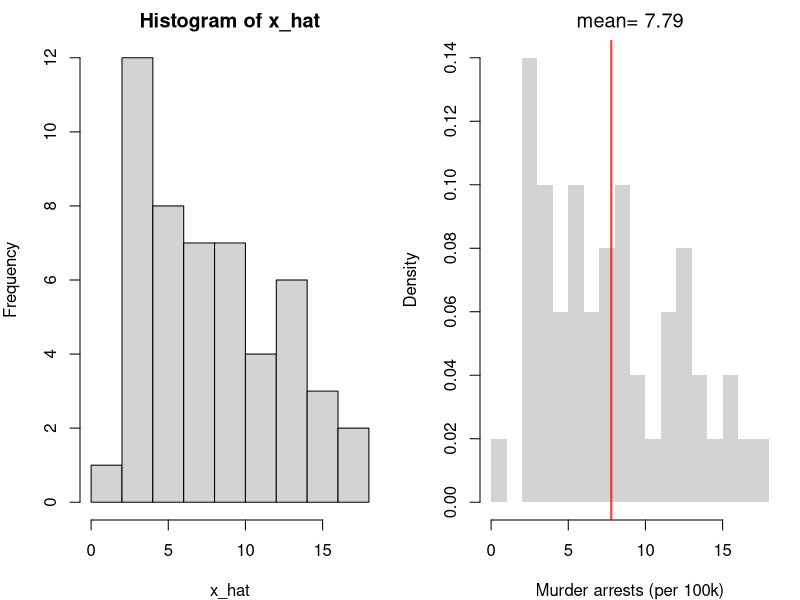
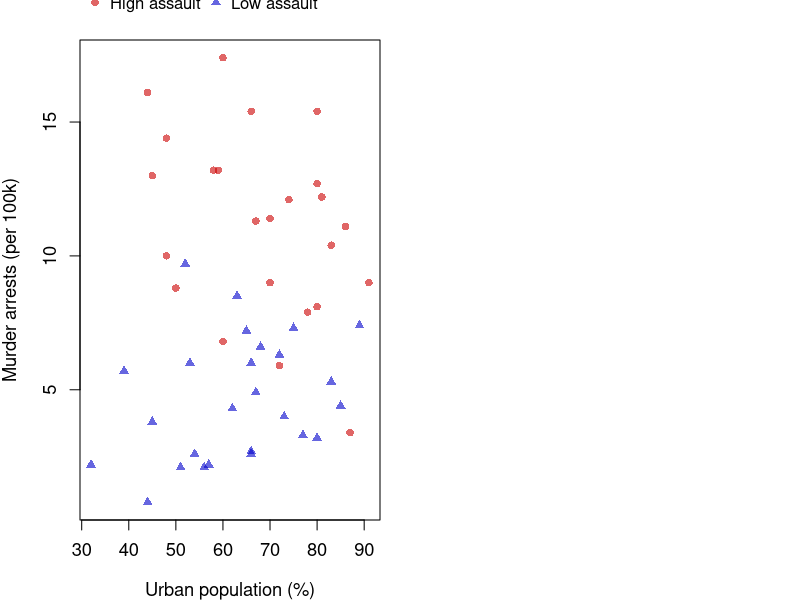

Source code (R) for these figures, in order:
## ---- chunk 1
x_hat <- USArrests[,'Murder']
par(mfrow=c(1,2), mar=c(4, 4, 2, 1))

# Default settings
hist(x_hat)

# House style
hist(x_hat, breaks=15, border=NA, freq=FALSE, main=NA,   # fewer bins, since n is only 50
    xlab='Murder arrests (per 100k)')
abline(v=mean(x_hat), col=rgb(1, 0, 0, .8), lwd=2)
title(paste0('mean= ', round(mean(x_hat), 2)), font.main=1)
## ---- chunk 2
#| fig-height: 4.5
#| fig-cap: "Murder arrests against urban population, split at the median assault rate."
#| fig-alt: "Scatterplot of murder arrests per 100,000 against percent urban population for 50 US states. High-assault states, shown as red circles, sit mostly above 8 murder arrests; low-assault states, shown as blue triangles, sit mostly below 8. Neither group trends clearly with urban population."
high <- USArrests[,'Assault'] > median(USArrests[,'Assault'])

plot(USArrests[,'Murder'] ~ USArrests[,'UrbanPop'],
    pch=ifelse(high, 16, 17),                                  # shape carries the group
    col=ifelse(high, rgb(.8, 0, 0, .6), rgb(0, 0, .8, .6)),    # color repeats it
    cex.lab=1.1, cex.axis=1.1,
    xlab='Urban population (%)', ylab='Murder arrests (per 100k)')
legend('topleft', inset=c(0, -.12), xpd=TRUE, horiz=TRUE, bty='n',   # in the margin above the plot
    legend=c('High assault', 'Low assault'),
    pch=c(16, 17), col=c(rgb(.8, 0, 0, .6), rgb(0, 0, .8, .6)))
